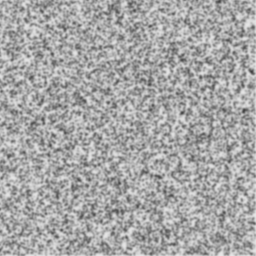
#> input picture Data_augmentation/Train_References/Ref103.tif, 256 x 256 px
$ python Metricas_Augment.py --refs_dir Train_References --out_dir out
#> lines starting #> are read from the running program, lines starting #| are printed output that depends on the picture
#!/usr/bin/env python
# -*- coding: utf-8 -*-

import os
import re
import argparse
import shutil
from pathlib import Path
from multiprocessing import Pool, cpu_count
import numpy as np
from scipy.ndimage import map_coordinates, gaussian_filter
from skimage import io
from skimage.color import rgb2gray


def generate_smooth_displacement_field(subset_size: int, sigma: float, amplitude: float,
                                       rng: np.random.Generator) -> tuple[np.ndarray, np.ndarray]:
    """
    Genera un campo de desplazamiento continuo de tamaño subset_size:
    - ruido gaussiano N(0, amplitude) -> suavizado gaussiano con sigma (px)
    """
    fx = rng.normal(0.0, amplitude, (subset_size, subset_size))
    fy = rng.normal(0.0, amplitude, (subset_size, subset_size))
    dx = gaussian_filter(fx, sigma=sigma, mode='reflect')
    dy = gaussian_filter(fy, sigma=sigma, mode='reflect')
    return dx, dy


def rescale_max_abs(dx: np.ndarray, dy: np.ndarray, max_disp: float) -> tuple[np.ndarray, np.ndarray]:
    """Reescala (dx,dy) para que su máximo absoluto sea <= max_disp (si max_disp > 0)."""
    if max_disp is None or max_disp <= 0:
        return dx, dy
    m = max(float(np.max(np.abs(dx))), float(np.max(np.abs(dy))), 1e-12)
    s = max_disp / m
    return dx * s, dy * s


def apply_poisson_noise(img: np.ndarray, scale: float = 1.0, rng: np.random.Generator | None = None) -> np.ndarray:
    """
    Aplica ruido Poisson preservando rango [0,255].
    Si scale <= 0, devuelve la imagen tal cual (clipeada al rango).
    """
    if scale <= 0:
        return np.clip(img, 0, 255)
    if rng is None:
        rng = np.random.default_rng()
    s = img * scale
    out = img.copy()
    mask = (s >= 0) & np.isfinite(s)
    # Sólo donde es válido
    out[mask] = rng.poisson(s[mask]).astype(np.float64) / scale
    return np.clip(out, 0, 255)


def warp_dense(ref_noisy: np.ndarray, dx: np.ndarray, dy: np.ndarray) -> np.ndarray:
    """
    Warpeo denso de imagen usando map_coordinates, con padding reflect y margen de 2 px.
    """
    H, W = ref_noisy.shape
    ref_pad = np.pad(ref_noisy, 2, mode="reflect")
    Y, X = np.meshgrid(np.arange(H), np.arange(W), indexing="ij")
    # Coordenadas (y, x) con desplazamiento y offset del padding
    yn = Y + dy + 2.0
    xn = X + dx + 2.0
    warped = map_coordinates(ref_pad, [yn, xn], order=3, mode='reflect')
    return warped


def save_outputs(out_dir: Path, idx: int, i: int, ref_noisy, bd, dx, dy) -> None:
    name_ref = out_dir / f"Ref{idx:03d}_{i:03d}.csv"
    name_def = out_dir / f"Def{idx:03d}_{i:03d}.csv"
    name_dx  = out_dir / f"Dispx{idx:03d}_{i:03d}.csv"
    name_dy  = out_dir / f"Dispy{idx:03d}_{i:03d}.csv"
    np.savetxt(name_ref, ref_noisy.astype(np.float32), delimiter=",", fmt="%.6f")
    np.savetxt(name_def, bd.astype(np.float32),       delimiter=",", fmt="%.6f")
    np.savetxt(name_dx,  dx.astype(np.float32),       delimiter=",", fmt="%.6f")
    np.savetxt(name_dy,  dy.astype(np.float32),       delimiter=",", fmt="%.6f")


def _extract_idx_from_name(stem: str, fallback: int) -> int:
    """Extrae el primer bloque de dígitos del nombre; si falla, usa fallback."""
    m = re.search(r'(\d+)', stem)
    return int(m.group(1)) if m else int(fallback)


def process_ref(args):
    path_str, out_dir, cfg, k_worker = args  # k_worker: índice estable por worker
    path = Path(path_str)
    img = io.imread(path_str)
#> img is the input picture: shape (256, 256); min 64, max 230, mean 167
    if img.ndim == 3:
        img = (rgb2gray(img) * 255.0)
    ref = img.astype(np.float64)

    # Chequeo de tamaño
    H, W = ref.shape
#> H = 256; W = 256
    if (H, W) != (cfg.subset_size, cfg.subset_size):
        raise ValueError(f"{path.name}: tamaño {ref.shape} ≠ subset_size={cfg.subset_size}")

    # Semilla reproducible por worker
    rng = np.random.default_rng(int(cfg.seed) + int(k_worker))

    # Identificador robusto
    idx = _extract_idx_from_name(path.stem, fallback=k_worker + 1)

    # Ruido sobre referencia
    ref_noisy = apply_poisson_noise(ref, cfg.noise_scale, rng=rng)
#> in apply_poisson_noise, `mask = (s >= 0) & np.isfinite(s)`: mask: shape (256, 256) bool; every value is 1

    for i in range(1, cfg.n_aug + 1):
        dx, dy = generate_smooth_displacement_field(cfg.subset_size, cfg.sigma, cfg.amplitude, rng)
        dx, dy = rescale_max_abs(dx, dy, getattr(cfg, 'max_disp', None))
        bd = warp_dense(ref_noisy, dx, dy)
        bd = apply_poisson_noise(bd, cfg.noise_scale, rng=rng)
        save_outputs(out_dir, idx, i, ref_noisy, bd, dx, dy)
#> this loop made 15 passes
#> pass 1, in warp_dense, `warped = map_coordinates(ref_pad, [yn, xn], order=3, mode='reflect')`:
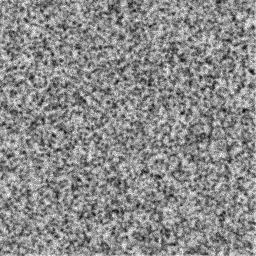
#> warped: shape (256, 256) float64; min 56.63, max 259.1, mean 166.9; drawn with min black and max white


def main():
    p = argparse.ArgumentParser(description="Augmentación: deformación suave densa para pruebas de métricas")
    p.add_argument('--refs_dir',    type=Path, required=True, help='Carpeta con Ref*.tif')
    p.add_argument('--out_dir',     type=Path, required=True, help='Directorio de salida (CSV)')
    p.add_argument('--n_aug',       type=int,   default=15,   help='Variaciones por referencia')
    p.add_argument('--subset_size', type=int,   default=256,  help='Tamaño H=W esperado')
    p.add_argument('--sigma',       type=float, default=4.0,  help='Suavizado gaussiano (px)')
    p.add_argument('--amplitude',   type=float, default=1.6,  help='STD inicial del ruido')
    p.add_argument('--max_disp',    type=float, default=0.0,  help='Máximo |disp| tras suavizar (0=sin límite)')
    p.add_argument('--noise_scale', type=float, default=1.0,  help='Escala para Poisson noise')
    p.add_argument('--seed',        type=int,   default=1234, help='Semilla base')
    p.add_argument('--workers',     type=int,   default=cpu_count(), help='Procesos paralelos')
    cfg = p.parse_args()

    # Limpiar directorio de salida
    if cfg.out_dir.exists():
        shutil.rmtree(cfg.out_dir)
    cfg.out_dir.mkdir(parents=True, exist_ok=True)

    refs = sorted(cfg.refs_dir.glob('Ref*.tif'))
    if not refs:
        print(f"⚠️  No encontré referencias en {cfg.refs_dir}")
        return

    tasks = [(str(r), cfg.out_dir, cfg, i) for i, r in enumerate(refs)]
    with Pool(cfg.workers) as pool:
        pool.map(process_ref, tasks)
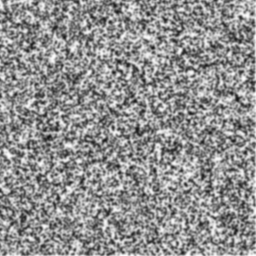
#> input picture Data_augmentation/Train_References/Ref111.tif, 256 x 256 px
#> in process_ref, img is the input picture: shape (256, 256); min 18, max 254, mean 144.3
#> in apply_poisson_noise (call 17), `out[mask] = rng.poisson(s[mask]).astype(np.float64) / scale`:
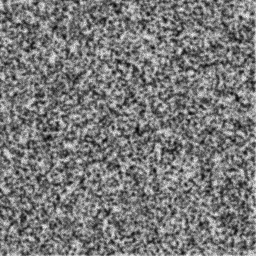
#> out: shape (256, 256) float64; min 10, max 293, mean 144.3; drawn with min black and max white
#> the loop in process_ref (call 2), `for i in range(1, cfg.n_aug + 1):` made 15 passes
#> pass 1, in generate_smooth_displacement_field (call 16), `fx = rng.normal(0.0, amplitude, (subset_size, subset_size))`:
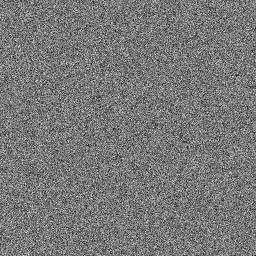
#> fx: shape (256, 256) float64; min -6.32, max 7.05, mean 0.00377; drawn with min black and max white
#> pass 1, in generate_smooth_displacement_field (call 16), `fy = rng.normal(0.0, amplitude, (subset_size, subset_size))`:
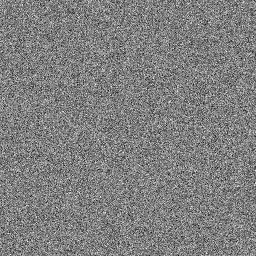
#> fy: shape (256, 256) float64; min -6.23, max 6.18, mean -0.00706; drawn with min black and max white
#> pass 1, in generate_smooth_displacement_field (call 16), `dx = gaussian_filter(fx, sigma=sigma, mode='reflect')`:
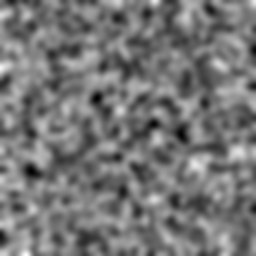
#> dx: shape (256, 256) float64; min -0.418, max 0.491, mean 0.00377; drawn with min black and max white
#> pass 1, in generate_smooth_displacement_field (call 16), `dy = gaussian_filter(fy, sigma=sigma, mode='reflect')`:
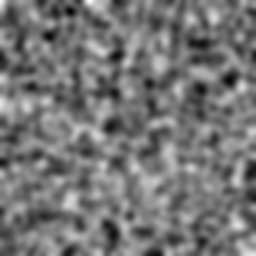
#> dy: shape (256, 256) float64; min -0.408, max 0.461, mean -0.00706; drawn with min black and max white

    print(f"✅ Generadas {len(refs)*cfg.n_aug} deformaciones y mapas de desplazamiento.")

    # Generar Metric_annotations.csv
    annos = []
    for f in sorted(os.listdir(cfg.out_dir)):
        if f.startswith('Ref') and f.endswith('.csv'):
            def_name = f.replace('Ref', 'Def')
            if (cfg.out_dir / def_name).exists():
                annos.append((f, def_name))
    with open(cfg.out_dir / 'Metric_annotations.csv', 'w') as fh:
        for ref_name, defn in annos:
            fh.write(f"{ref_name},{defn}\n")

    print("✅ Anotaciones guardadas en Metric_annotations.csv")


if __name__ == '__main__':
    main()
